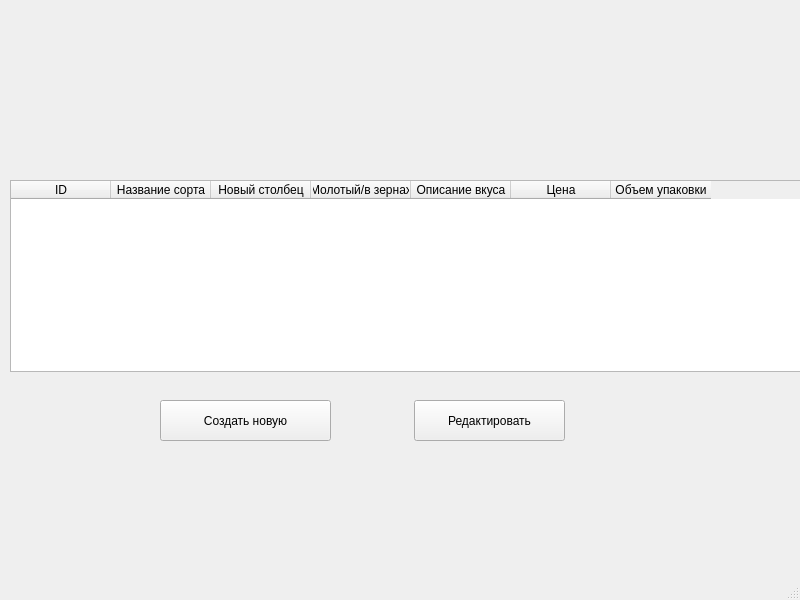
<?xml version="1.0" encoding="UTF-8"?>
<ui version="4.0">
 <class>MainWindow</class>
 <widget class="QMainWindow" name="MainWindow">
  <property name="geometry">
   <rect>
    <x>0</x>
    <y>0</y>
    <width>800</width>
    <height>600</height>
   </rect>
  </property>
  <property name="windowTitle">
   <string>MainWindow</string>
  </property>
  <widget class="QWidget" name="centralwidget">
   <widget class="QTableWidget" name="tableWidget">
    <property name="geometry">
     <rect>
      <x>10</x>
      <y>180</y>
      <width>801</width>
      <height>192</height>
     </rect>
    </property>
    <property name="minimumSize">
     <size>
      <width>0</width>
      <height>192</height>
     </size>
    </property>
    <property name="maximumSize">
     <size>
      <width>801</width>
      <height>16777215</height>
     </size>
    </property>
    <column>
     <property name="text">
      <string>ID</string>
     </property>
    </column>
    <column>
     <property name="text">
      <string>Название сорта</string>
     </property>
    </column>
    <column>
     <property name="text">
      <string>Новый столбец</string>
     </property>
    </column>
    <column>
     <property name="text">
      <string>Молотый/в зернах</string>
     </property>
    </column>
    <column>
     <property name="text">
      <string>Описание вкуса</string>
     </property>
    </column>
    <column>
     <property name="text">
      <string>Цена</string>
     </property>
    </column>
    <column>
     <property name="text">
      <string>Объем упаковки</string>
     </property>
    </column>
   </widget>
   <widget class="QPushButton" name="Addbtn">
    <property name="geometry">
     <rect>
      <x>160</x>
      <y>400</y>
      <width>171</width>
      <height>41</height>
     </rect>
    </property>
    <property name="text">
     <string>Создать новую</string>
    </property>
   </widget>
   <widget class="QPushButton" name="editbtn">
    <property name="geometry">
     <rect>
      <x>414</x>
      <y>400</y>
      <width>151</width>
      <height>41</height>
     </rect>
    </property>
    <property name="text">
     <string>Редактировать</string>
    </property>
   </widget>
  </widget>
  <widget class="QMenuBar" name="menubar">
   <property name="geometry">
    <rect>
     <x>0</x>
     <y>0</y>
     <width>800</width>
     <height>22</height>
    </rect>
   </property>
  </widget>
  <widget class="QStatusBar" name="statusbar"/>
 </widget>
 <resources/>
 <connections/>
</ui>
